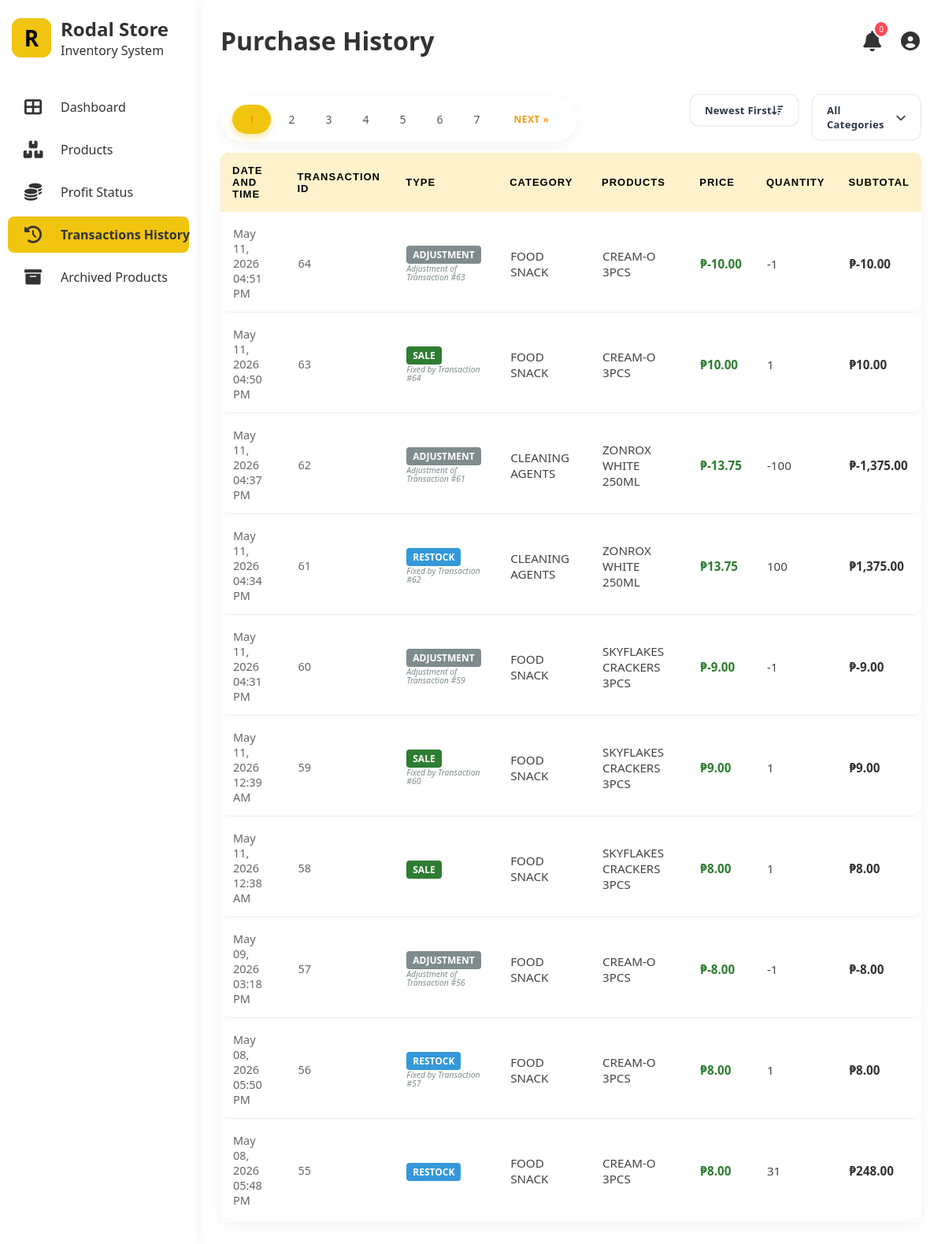
The app's page /purchase-history.php (signed in) with its own data.
### tables this page shows
CREATE TABLE `stock_transaction` (
  `transaction_id` int(11) NOT NULL,
  `product_id` int(11) NOT NULL,
  `transaction_type` enum('IN','OUT','ADJUSTMENT') NOT NULL,
  `quantity` int(11) NOT NULL,
  `transaction_date` datetime NOT NULL,
  `buy_amount` decimal(10,2) DEFAULT 0.00,
  `sell_amount` decimal(11,2) DEFAULT 0.00,
  `expiry_date` date DEFAULT NULL,
  `related_tid` int(11) DEFAULT NULL
);

CREATE TABLE `category` (
  `category_id` int(11) NOT NULL,
  `category_name` varchar(255) NOT NULL
);

CREATE TABLE `product` (
  `product_id` int(11) NOT NULL,
  `product_name` varchar(255) NOT NULL,
  `category_id` int(11) NOT NULL,
  `cost` decimal(10,2) NOT NULL,
  `price` decimal(11,2) NOT NULL,
  `product_sku` varchar(255) NOT NULL,
  `is_active` tinyint(1) DEFAULT 1
);

### purchase-history.php (the view, shortened to what this page needs)
<?php
require 'db_connect.php';
$sort = $_GET['sort'] ?? 'newest';
switch ($sort) {
    case 'newest':
    default:
        $orderBy = "st.transaction_id DESC";
}
$limit = 10;
$page = isset($_GET['page']) ? max(1, (int) $_GET['page']) : 1;
$offset = ($page - 1) * $limit;
$conditions = [];
$whereClause = !empty($conditions) ? "WHERE " . implode(" AND ", $conditions) : "";
$total_query = "SELECT COUNT(*) as total
                FROM stock_transaction st
                JOIN product p ON st.product_id = p.product_id
                JOIN category c ON p.category_id = c.category_id
                $whereClause";
$total_results_res = mysqli_query($conn, $total_query);
$total_row = mysqli_fetch_assoc($total_results_res);
$total_rows = $total_row['total'] ?? 0;
$total_pages = ceil($total_rows / $limit);
$sql = "SELECT
            st.transaction_id,
            st.transaction_date,
            st.transaction_type,
            st.quantity,
            st.related_tid,
            st.buy_amount,  -- This is the bulk cost logged at the time
            st.sell_amount, -- This is the bulk price logged at the time
            p.product_name,
            c.category_name
        FROM stock_transaction st
        JOIN product p ON st.product_id = p.product_id
        JOIN category c ON p.category_id = c.category_id
        $whereClause
        ORDER BY $orderBy
        LIMIT $limit OFFSET $offset";
$result = mysqli_query($conn, $sql);
?>
<!DOCTYPE html>
<html lang="en">
<head>
    <link rel="stylesheet" href="style.css">
    <link rel="stylesheet" href="https://cdnjs.cloudflare.com/ajax/libs/font-awesome/6.0.0/css/all.min.css">
</head>
<body>
    <div class="container">
        <aside class="sidebar">
            <div class="logo">
                <a href="dashboard.php" class="logo-r">
                    <div class="logo-r">R</div>
                </a>
                <div class="logo-text">
                    <h2>Rodal Store</h2>
                    <p>Inventory System</p>
                </div>
            </div>
            <ul class="nav-links">
                <li><a href="dashboard.php"><i class="fas fa-th-large"></i> <span>Dashboard</span></a></li>
                <li><a href="stocks.php"><i class="fas fa-boxes"></i> <span>Products</span></a></li>
                <li><a href="profit_status.php"><i class="fas fa-coins"></i> <span>Profit Status</span></a></li>
                <li class="active"><a href="purchase-history.php"><i class="fas fa-history"></i><span>Transactions
                            History
                        </span></a></li>
                <li><a href="archived_products.php"><i class="fas fa-archive"></i> <span>Archived Products</span></a>
                </li>
            </ul>
        </aside>
        <main class="main-content">
            <header>
                <div class="header-title">
                    <h1>Purchase History</h1>
                </div>
                <div class="header-right">
                    <div class="user-actions">
                        <div class="notification-container">
                            <button class="icon-btn" id="notifBtn">
                                <i class="fas fa-bell"></i>
                                <span class="notif-badge" id="notifCount">0</span>
                            </button>
                        </div>
                        <div class="user-profile-wrapper"
                            style="position: relative !important; display: inline-block !important; vertical-align: middle;">
                            <div id="profileBtn" onclick="toggleProfileMenu(event)" style="cursor: pointer;
                padding: 2px;
                display: flex;
                align-items: center;
                justify-content: center;
                transition: opacity 0.2s;" onmouseover="this.style.opacity='0.8'" onmouseout="this.style.opacity='1'">
                                <i class="fas fa-user-circle"
                                    style="font-size: 24px !important; color: #333 !important;"></i>
                            </div>
                        </div>
                    </div>
                </div>
            </header>
            <div class="top-bar">
                <div class="pagination-container">
                    <?php
                    $search_param = isset($_GET['search']) ? "&search=" . urlencode($_GET['search']) : "";
                    $cat_param = isset($_GET['category']) ? "&category=" . urlencode($_GET['category']) : "";
                    $url_params = $search_param . $cat_param;
                    ?>
                    <div class="pagination">
                        <?php for ($i = 1; $i <= $total_pages; $i++): ?>
                            <a href="?page=<?php echo $i . $url_params; ?>"
                                class="<?php echo ($page == $i) ? 'active' : ''; ?>">
                                <?php echo $i; ?>
                            </a>
                        <?php endfor; ?>
                        <?php if ($page < $total_pages): ?>
                            <a href="?page=<?php echo ($page + 1) . $url_params; ?>">Next &raquo;</a>
                        <?php endif; ?>
                    </div>
                </div>
                <?php
                $currentCat = $_GET['category'] ?? 'all';
                ?>
                <form method="GET" id="filterForm" action="purchase-history.php" style="display: flex; gap: 15px;">
                    <div class="modern-dropdown" id="sortDropdown">
                        <div class="dropdown-trigger">
                            <span>
                                <?php
                                $labels = ['newest' => 'Newest First', 'oldest' => 'Oldest First', 'highest_val' => 'Value: High-Low', 'lowest_val' => 'Value: Low-High', 'type' => 'Group by Type'];
                                echo $labels[$sort] ?? 'Newest First';
                                ?>
                            </span>
                            <i class="fas fa-sort-amount-down"></i>
                        </div>
                    </div>
                    <div class="modern-dropdown" id="categoryDropdown">
                        <div class="dropdown-trigger">
                            <span id="selectedDisplay">
                                <?php
                                echo ($currentCat === 'all') ? 'All Categories' : str_replace('_', ' ', $currentCat);
                                ?>
                            </span>
                            <i class="fas fa-chevron-down"></i>
                        </div>
                    </div>
                </form>
            </div>
            <div class="history-container">
                <table class="grid-table" id="productTable">
                    <thead class="grid-thead">
                        <tr>
                            <th>Date and Time</th>
                            <th>Transaction ID</th>
                            <th>Type</th>
                            <th>Category</th>
                            <th>Products</th>
                            <th>Price</th>
                            <th>Quantity</th>
                            <th>Subtotal</th>
                        </tr>
                    </thead>
                    <tbody>
                        <?php
                        if ($result && $result->num_rows > 0) {
                            while ($row = $result->fetch_assoc()) {
                                $transaction_id = $row['transaction_id'];
                                $type = $row['transaction_type'];
                                $qty_display = $row['quantity'];
                                $qty_math = abs($qty_display);
                                if ($type === 'IN') {
                                    $totalAmount = $row['buy_amount'];
                                } elseif ($type === 'OUT') {
                                    $totalAmount = $row['sell_amount'];
                                } else {
                                    if (abs($row['buy_amount']) > 0) {
                                        $totalAmount = $row['buy_amount'];
                                    } else {
                                        $totalAmount = $row['sell_amount'];
                                    }
                                }
                                $unitPrice = ($qty_math > 0) ? ($totalAmount / $qty_math) : 0;
                                $subtotal = $totalAmount;
                                if ($type === 'ADJUSTMENT') {
                                    $typeLabel = 'Adjustment';
                                    $typeColor = '#7f8c8d';
                                } else {
                                    $isRestock = ($type === 'IN');
                                    $typeLabel = $isRestock ? 'Restock' : 'Sale';
                                    $typeColor = $isRestock ? '#3498db' : '#2e7d32';
                                }
                        ?>
                                <tr>
                                    <td style="color: #666; font-size: 0.9rem;">
                                        <?php echo date('M d, Y h:i A', strtotime($row['transaction_date'])); ?>
                                    </td>
                                    <td style="color: #666; font-size: 0.9rem;">
                                        <?php echo $transaction_id; ?>
                                    </td>
                                    <td>
                                        <span
                                            style="background: <?php echo $typeColor; ?>; color: white; padding: 3px 8px; border-radius: 4px; font-size: 0.75rem; font-weight: bold; text-transform: uppercase;">
                                            <?php echo $typeLabel; ?>
                                        </span>
                                        <?php if (!empty($row['related_tid'])): ?>
                                            <div
                                                style="font-size: 0.65rem; color: #7f8c8d; margin-top: 4px; font-style: italic; line-height: 1;">
                                                <?php
                                                echo ($type === 'ADJUSTMENT')
                                                    ? "Adjustment of Transaction #" . $row['related_tid']
                                                    : "Fixed by Transaction #" . $row['related_tid'];
                                                ?>
                                            </div>
                                        <?php endif; ?>
                                    </td>
                                    <td><?php echo htmlspecialchars(str_replace('_', ' ', $row['category_name'])); ?></td>
                                    <td><?php echo htmlspecialchars($row['product_name']); ?></td>
                                    <td style="font-weight:bold; color:#2e7d32;">
                                        ₱<?php echo number_format($unitPrice, 2); ?>
                                    </td>
                                    <td><?php echo $row['quantity']; ?></td>
                                    <td style="font-weight:bold; color:#333;">
                                        ₱<?php echo number_format($subtotal, 2); ?>
                                    </td>
                                </tr>
                        <?php
                            }
                        } else {
                            echo "<tr><td colspan='8' style='text-align:center;'>No transactions found.</td></tr>";
                        }
                        ?>
                    </tbody>
                </table>
            </div>
        </main>
    </div>
</body>
</html>

### purchase-history.php (style rules this page uses)
.history-container { background: #fff; border-radius: 12px; box-shadow: 0 5px 15px rgba(0, 0, 0, 0.05); }

### records on screen
stock_transaction: transaction_date "May 11, 2026 04:51 PM", transaction_id "64", transaction_type "ADJUSTMENT", related_tid "63", category.category_name "FOOD SNACK", product.product_name "CREAM-O 3PCS", sell_amount "-10.00", quantity "-1"
stock_transaction: transaction_date "May 11, 2026 04:50 PM", transaction_id "63", transaction_type "SALE", related_tid "64", category.category_name "FOOD SNACK", product.product_name "CREAM-O 3PCS", sell_amount "10.00", quantity "1"
stock_transaction: transaction_date "May 11, 2026 04:37 PM", transaction_id "62", transaction_type "ADJUSTMENT", related_tid "61", category.category_name "CLEANING AGENTS", product.product_name "ZONROX WHITE 250ML", unitPrice "-13.75", quantity "-100", buy_amount "-1,375.00"
stock_transaction: transaction_date "May 11, 2026 04:34 PM", transaction_id "61", transaction_type "RESTOCK", related_tid "62", category.category_name "CLEANING AGENTS", product.product_name "ZONROX WHITE 250ML", unitPrice "13.75", quantity "100", buy_amount "1,375.00"
stock_transaction: transaction_date "May 11, 2026 04:31 PM", transaction_id "60", transaction_type "ADJUSTMENT", related_tid "59", category.category_name "FOOD SNACK", product.product_name "SKYFLAKES CRACKERS 3PCS", sell_amount "-9.00", quantity "-1"
stock_transaction: transaction_date "May 11, 2026 12:39 AM", transaction_id "59", transaction_type "SALE", related_tid "60", category.category_name "FOOD SNACK", product.product_name "SKYFLAKES CRACKERS 3PCS", sell_amount "9.00", quantity "1"
stock_transaction: transaction_date "May 11, 2026 12:38 AM", transaction_id "58", transaction_type "SALE", category.category_name "FOOD SNACK", product.product_name "SKYFLAKES CRACKERS 3PCS", sell_amount "8.00", quantity "1"
stock_transaction: transaction_date "May 09, 2026 03:18 PM", transaction_id "57", transaction_type "ADJUSTMENT", related_tid "56", category.category_name "FOOD SNACK", product.product_name "CREAM-O 3PCS", buy_amount "-8.00", quantity "-1"
stock_transaction: transaction_date "May 08, 2026 05:50 PM", transaction_id "56", transaction_type "RESTOCK", related_tid "57", category.category_name "FOOD SNACK", product.product_name "CREAM-O 3PCS", buy_amount "8.00", quantity "1"
stock_transaction: transaction_date "May 08, 2026 05:48 PM", transaction_id "55", transaction_type "RESTOCK", category.category_name "FOOD SNACK", product.product_name "CREAM-O 3PCS", unitPrice "8.00", quantity "31", buy_amount "248.00"

### other values on screen
$labels[$sort] "Newest First"
